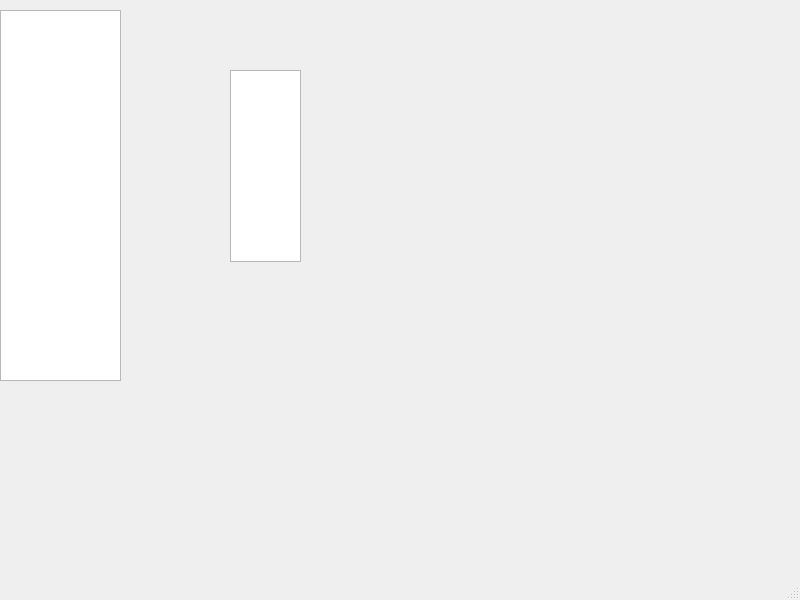
<?xml version="1.0" encoding="UTF-8"?>
<ui version="4.0">
 <class>MainWindow</class>
 <widget class="QMainWindow" name="MainWindow">
  <property name="geometry">
   <rect>
    <x>0</x>
    <y>0</y>
    <width>800</width>
    <height>600</height>
   </rect>
  </property>
  <property name="windowTitle">
   <string>MainWindow</string>
  </property>
  <widget class="QWidget" name="centralwidget">
   <widget class="QListView" name="listView">
    <property name="geometry">
     <rect>
      <x>0</x>
      <y>10</y>
      <width>121</width>
      <height>371</height>
     </rect>
    </property>
   </widget>
   <widget class="QListView" name="listView_2">
    <property name="geometry">
     <rect>
      <x>230</x>
      <y>70</y>
      <width>71</width>
      <height>192</height>
     </rect>
    </property>
   </widget>
  </widget>
  <widget class="QMenuBar" name="menubar">
   <property name="geometry">
    <rect>
     <x>0</x>
     <y>0</y>
     <width>800</width>
     <height>21</height>
    </rect>
   </property>
  </widget>
  <widget class="QStatusBar" name="statusbar"/>
 </widget>
 <resources/>
 <connections/>
</ui>
